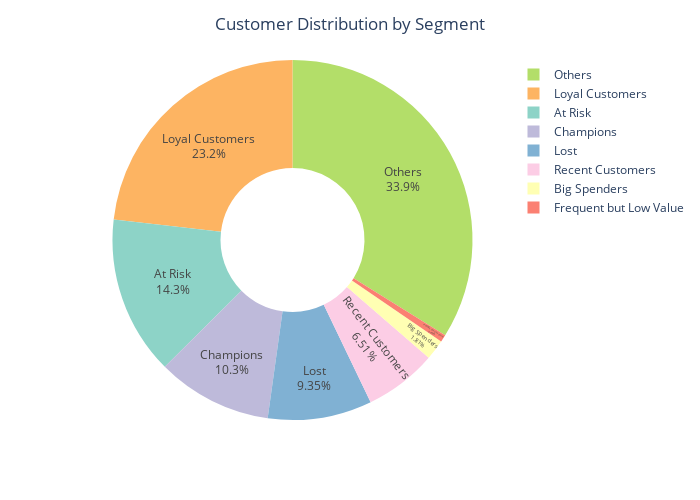

Here is the notebook cell this chart was saved with:
### Code cell
fig = px.pie(
    customers_per_segment,
    names=customers_per_segment.index,
    values=customers_per_segment.values,
    hole=0.4,  
    color=customers_per_segment.index, 
    color_discrete_sequence=px.colors.qualitative.Set3  # nice color palette
)

fig.update_traces(
    textposition='inside',
    textinfo='percent+label'  # show % and label inside slices
)

fig.update_layout(
    title_text="Customer Distribution by Segment",
    title_x=0.5,  # center the title
    height=500,
    width=700,
    
)

fig.show()

### Figure 1 — Plotly figure (JSON) as saved in the notebook; plotly's stock layout.template omitted (floating-point values rounded to 4 significant figures)
{"data": [{"customdata": [["At Risk"], ["Big Spenders"], ["Champions"], ["Frequent but Low Value"], ["Lost"], ["Loyal Customers"], ["Others"], ["Recent Customers"]], "domain": {"x": [0, 1], "y": [0, 1]}, "hole": 0.4, "hovertemplate": "Segment=%{customdata[0]}<br>value=%{value}<extra></extra>", "labels": ["At Risk", "Big Spenders", "Champions", "Frequent but Low Value", "Lost", "Loyal Customers", "Others", "Recent Customers"], "legendgroup": "", "marker": {"colors": ["rgb(141,211,199)", "rgb(255,255,179)", "rgb(190,186,218)", "rgb(251,128,114)", "rgb(128,177,211)", "rgb(253,180,98)", "rgb(179,222,105)", "rgb(252,205,229)"]}, "name": "", "showlegend": true, "textinfo": "percent+label", "textposition": "inside", "type": "pie", "values": [528, 67, 383, 24, 346, 858, 1254, 241]}], "layout": {"height": 500, "legend": {"tracegroupgap": 0}, "margin": {"t": 60}, "piecolorway": ["rgb(141,211,199)", "rgb(255,255,179)", "rgb(190,186,218)", "rgb(251,128,114)", "rgb(128,177,211)", "rgb(253,180,98)", "rgb(179,222,105)", "rgb(252,205,229)", "rgb(217,217,217)", "rgb(188,128,189)", "rgb(204,235,197)", "rgb(255,237,111)"], "title": {"text": "Customer Distribution by Segment", "x": 0.5}, "width": 700}}
